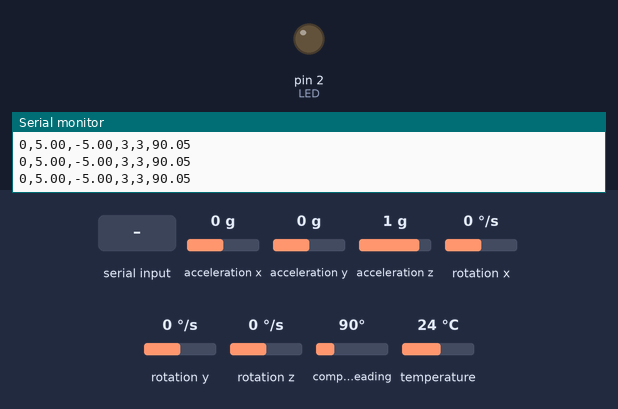
This sketch was run on a simulated Arduino Uno, built with avr-gcc and run on an emulated ATmega328P. On the bench: output pins drawn as LEDs (lit = HIGH), the last lines printed to the serial monitor. The inputs (shaded band) are chosen by the test bench; at power-on: acceleration z 1 g, rotation y 0 °/s, acceleration x 0 g, acceleration y 0 g, rotation x 0 °/s, rotation z 0 °/s, compass heading 90°, temperature 24 °C.

Above: at 2.2 s.
2.3 s: "90\n" received over Serial
At 3.7 s:
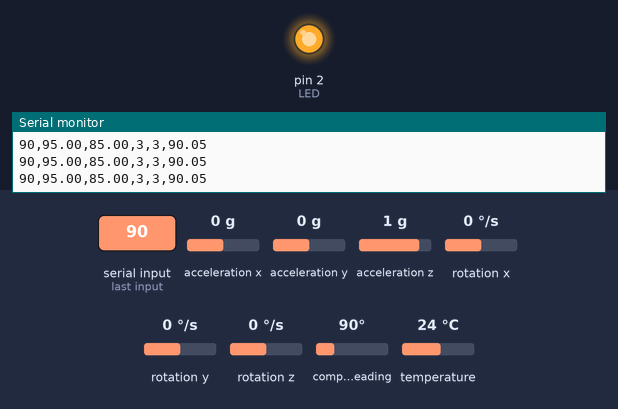
4.2 s: acceleration z set to 0.1 g
7.2 s: acceleration z set to -0.2 g
At 9.0 s:
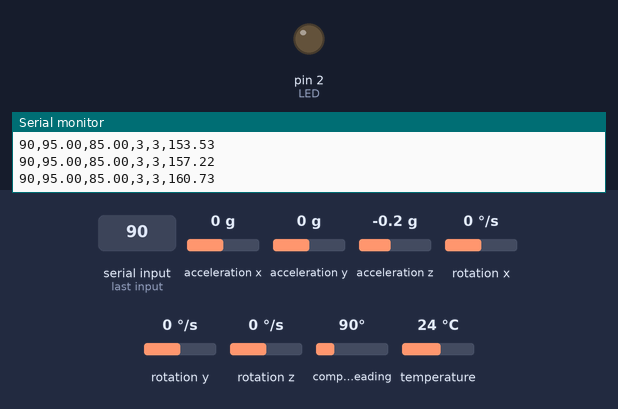
9.3 s: acceleration z set to 0 g
At 12.3 s:
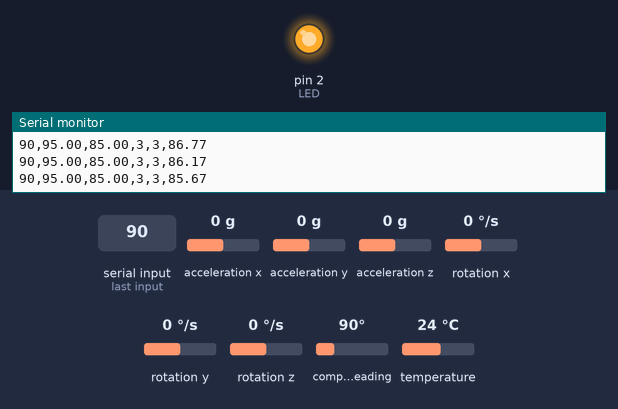
14.7 s: rotation y set to -192 °/s
At 16.5 s:
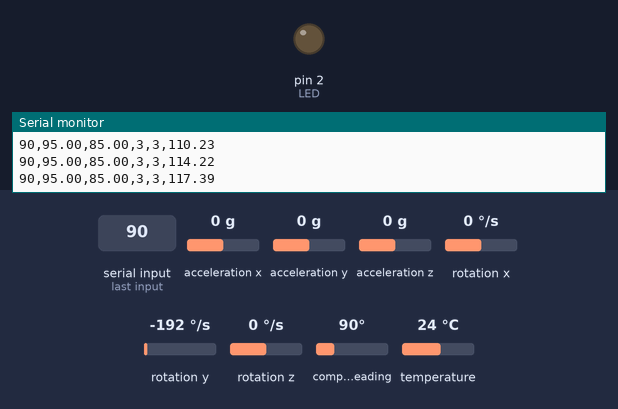
Timing chart, 0 to 18.0 s (numbered marks = the images above; inputs shaded):
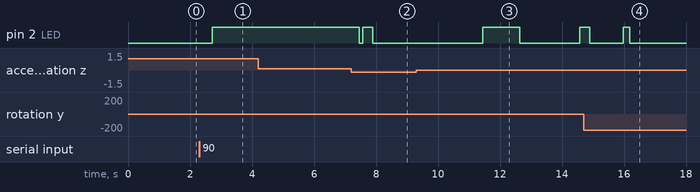

The sketch:

Compass_Test.ino
```cpp
#include <Wire.h>
#include <Adafruit_Sensor.h>
#include <Adafruit_BNO055.h>
#include <utility/imumaths.h>
#include <math.h>

#define LED 2

int target;
float thetaM;
float phiM;
float thetaFold=0;
float thetaFnew;
float phiFold=0;
float phiFnew;

float thetaG=0;
float phiG=0;

float theta;
float phi;

float thetaRad;
float phiRad;

float Xm;
float Ym;
float psi;

float dt;
unsigned long millisOld;

String inString;

#define BNO055_SAMPLERATE_DELAY_MS (100)

Adafruit_BNO055 myIMU = Adafruit_BNO055();

void setup() {
  // put your setup code here, to run once:
Serial.begin(115200);
myIMU.begin();
delay(1000);
int8_t temp=myIMU.getTemp();
myIMU.setExtCrystalUse(true);
millisOld=millis();
pinMode(LED, OUTPUT);
}

void loop() {
  // put your main code here, to run repeatedly:

uint8_t system, gyro, accel, mg = 0;
myIMU.getCalibration(&system, &gyro, &accel, &mg);
imu::Vector<3> acc =myIMU.getVector(Adafruit_BNO055::VECTOR_ACCELEROMETER);
imu::Vector<3> gyr =myIMU.getVector(Adafruit_BNO055::VECTOR_GYROSCOPE);
imu::Vector<3> mag =myIMU.getVector(Adafruit_BNO055::VECTOR_MAGNETOMETER);
thetaM=-atan2(acc.x()/9.8,acc.z()/9.8)/2/3.141592654*360;
phiM=-atan2(acc.y()/9.8,acc.z()/9.8)/2/3.141592654*360;
phiFnew=.95*phiFold+.05*phiM;
thetaFnew=.95*thetaFold+.05*thetaM;

dt=(millis()-millisOld)/1000.;
millisOld=millis();
theta=(theta+gyr.y()*dt)*.95+thetaM*.05;
phi=(phi-gyr.x()*dt)*.95+ phiM*.05;
thetaG=thetaG+gyr.y()*dt;
phiG=phiG-gyr.x()*dt;

phiRad=phi/360*(2*3.14);
thetaRad=theta/360*(2*3.14);

Xm=mag.x()*cos(thetaRad)-mag.y()*sin(phiRad)*sin(thetaRad)+mag.z()*cos(phiRad)*sin(thetaRad);
Ym=mag.y()*cos(phiRad)+mag.z()*sin(phiRad);

psi=atan2(Ym,Xm)/(2*3.14)*360;

Serial.print(mg);
Serial.print(",");
Serial.print(system);
Serial.print(",");

Serial.println(psi);

if (Serial.available()){
  int incoming = Serial.read();
  if (isDigit(incoming)){
    inString += (char)incoming;
  }
  if (incoming == '\n'){
    target = inString.toInt();
    inString = "";
  }
}

float upperThresh = target + 5;
float lowerThresh = target - 5;
    Serial.print(target);
    Serial.print(",");
    Serial.print(upperThresh);
    Serial.print(",");
    Serial.print(lowerThresh);
    Serial.print(",");

phiFold=phiFnew;
thetaFold=thetaFnew;

delay(BNO055_SAMPLERATE_DELAY_MS);

if (psi <= upperThresh && lowerThresh <= psi){
  digitalWrite(LED, HIGH);
}
else{
  digitalWrite(LED, LOW);
}
}
```

Measured:
- the behaviour switches between 0 and -0.1 g on acceleration z (found by bisection; images 1 and 2)
- after the input at 2.3 s, pin 2 (LED): LOW → HIGH after 0.42 s
- after the input at 7.2 s, pin 2 (LED): HIGH → LOW after 0.26 s, → HIGH 0.11 s later, → LOW 0.32 s later
- after the input at 9.3 s, pin 2 (LED): LOW → HIGH after 2.1 s, → LOW 1.2 s later, → HIGH 1.9 s later
- after the input at 14.7 s, pin 2 (LED): HIGH → LOW after 0.19 s, → HIGH 1.1 s later, → LOW 0.22 s later
